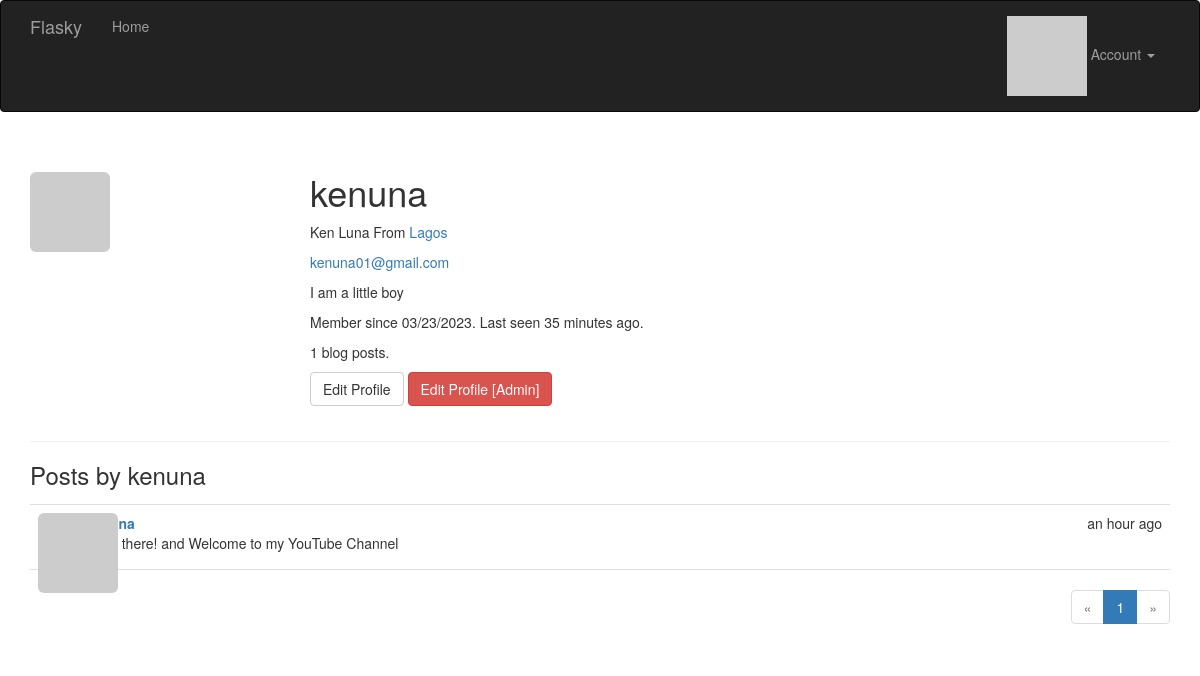
/user/kenuna (signed in), run on an earlier commit of the app's database.
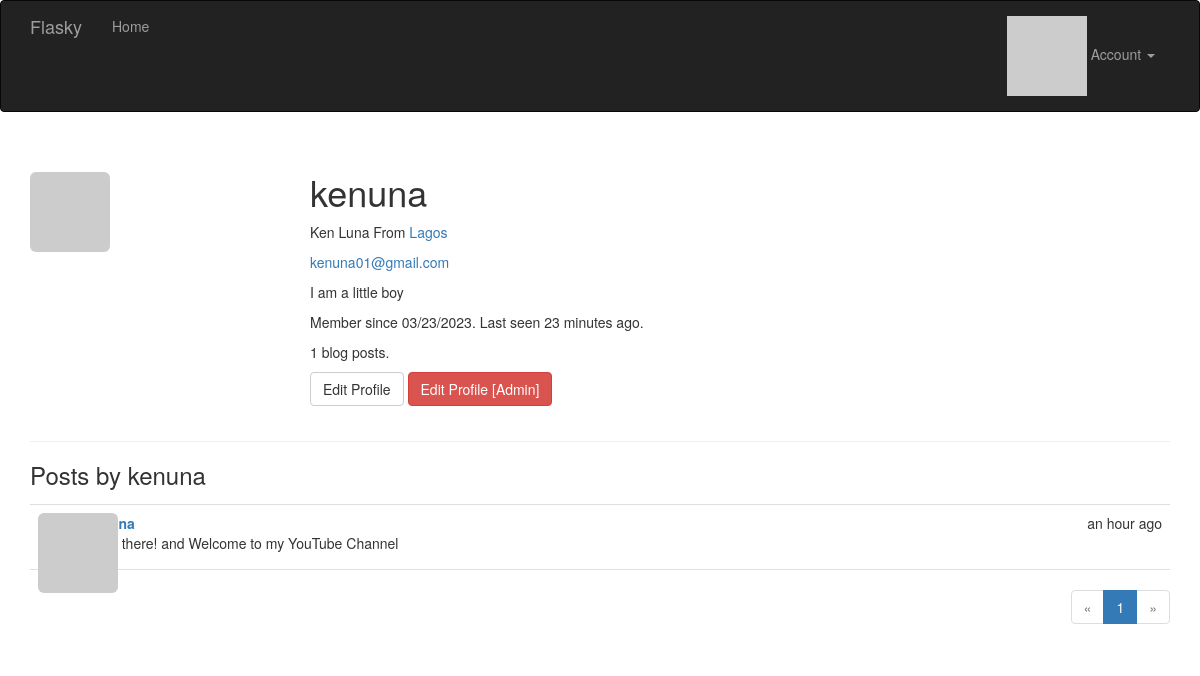
And on a later commit of the database.
### app/models.py (models this page shows, shortened)
class User(UserMixin, db.Model):
    __tablename__ = 'users'
    id = db.Column(db.Integer, primary_key=True)
    email = db.Column(db.String(64), unique=True, index=True)
    username = db.Column(db.String(64), unique=True, index=True)
    password_hash = db.Column(db.String(128))
    role_id = db.Column(db.Integer, db.ForeignKey('roles.id'))
    confirmed = db.Column(db.Boolean, default=False)
    name = db.Column(db.String(64))
    location = db.Column(db.String(64))
    about_me = db.Column(db.Text())
    member_since = db.Column(db.DateTime(), default=datetime.utcnow)
    last_seen = db.Column(db.DateTime(), default=datetime.utcnow)
    avatar_hash = db.Column(db.String(32))
    posts = db.relationship('Post', backref='author', lazy='dynamic')
    @property
    def password(self):
        raise AttributeError('password is not a readable attribute')
    def ping(self):
        self.last_seen = datetime.utcnow()
        db.session.add(self)
        db.session.commit()
    def can(self, perm):
        return self.role is not None and self.role.has_permission(perm)
    def is_administrator(self):
        return self.can(Permission.ADMIN)
    def gravatar(self, size=100, default='identicon', rating='g'):
        if request.is_secure:
            url = 'https://secure.gravatar.com/avatar'
        else:
            url = 'https://gravatar.com/avatar'
        hash = hashlib.md5(self.email.lower().encode('utf-8')).hexdigest()
        return '{url}/{hash}?s={size}&d={default}&r={rating}'.format(
            url=url, hash=hash, size=size, default=default, rating=rating)

class Post(db.Model):
    __tablename__ = 'posts'
    id = db.Column(db.Integer, primary_key=True)
    body = db.Column(db.Text)
    timestamp = db.Column(db.DateTime, index=True, default=datetime.utcnow)
    author_id = db.Column(db.Integer, db.ForeignKey('users.id'))

### app/main/views.py (the view)
@main.route('/user/<username>')
def user(username):
    user = User.query.filter_by(username=username).first_or_404()
    page = request.args.get('page', 1, type=int)
    pagination = user.posts.order_by(Post.timestamp.desc()).paginate(
        page=page, per_page=current_app.config['FLASKY_POSTS_PER_PAGE'],
        error_out=False)
    posts = pagination.items
    return render_template('user.html', user=user, posts=posts,
                           pagination=pagination)

### app/auth/views.py (called while the page is built)
@auth.before_app_request
def before_request():
    if current_user.is_authenticated:
        current_user.ping()
        if not current_user.confirmed \
                and request.endpoint \
                and request.blueprint != 'auth' \
                and request.endpoint != 'static':
            return redirect(url_for('auth.unconfirmed'))

### app/main/__init__.py (called while the page is built)
@main.app_context_processor
def inject_permissions():
    return dict(Permission=Permission)

### app/models.py (called while the page is built)
@login_manager.user_loader
def load_user(user_id):
    return User.query.get(int(user_id))

    def has_permission(self, perm):
        return self.permissions & perm == perm

### app/templates/user.html (shortened to what this page needs)
{% extends "base.html" %}
{% import "_macros.html" as macros %}
{% block page_content %}
<div class="page-header">
    <img class="img-rounded profile-thumbnail" src="{{ current_user.gravatar(size=256) }}">
    <div class="profile-header">
        <h1>{{ user.username }}</h1>
        {% if user.name or user.location %}
        <p>
            {% if user.name %}{{ user.name }}{% endif %}
            {% if user.location %}
                From <a href="http://maps.google.com/?q={{ user.location }}">
                    {{ user.location }}
                </a>
            {% endif %}
        </p>
        {% endif %}
        {% if current_user.is_administrator() %}
        <p><a href="mailto:{{ user.email }}">{{ user.email }}</a></p>
        {% endif %}
        {% if user.about_me %}<p>{{ user.about_me }}</p>{% endif %}
        <p>
            Member since {{ moment(user.member_since).format('L') }}.
            Last seen {{ moment(user.last_seen).fromNow() }}.
        </p>
        <p>{{ user.posts.count() }} blog posts.</p>
        <p>
        {% if user == current_user %}
        <a class="btn btn-default" href="{{ url_for('.edit_profile') }}">
            Edit Profile
        </a>
        {% endif %}
        {% if current_user.is_administrator() %}
        <a class="btn btn-danger"
            href="{{ url_for('.edit_profile_admin', id=user.id) }}">
            Edit Profile [Admin]
        </a>
        {% endif %}
        </p>
    </div>
</div>
<h3>Posts by {{ user.username }}</h3>
{% include '_posts.html' %}
{% if pagination %}
<div class="pagination">
    {{ macros.pagination_widget(pagination, '.user', username=user.username) }}
</div>
{% endif %}
{% endblock %}

### app/templates/base.html (shortened to what this page needs)
{% extends "bootstrap/base.html" %}
{% block head %}
{{ super() }}
<link rel="stylesheet" type="text/css" href="{{ url_for('static', filename='styles.css') }}">
{% endblock %}
{% block navbar %}
<div class="navbar navbar-inverse" role="navigation">
    <div class="container">
        <div class="navbar-header">
            <a class="navbar-brand" href="{{ url_for('main.index') }}">Flasky</a>
        </div>
        <div class="navbar-collapse collapse">
            <ul class="nav navbar-nav">
                <li><a href="{{ url_for('main.index') }}">Home</a></li>
            </ul>
            <ul class="nav navbar-nav navbar-right">
                {% if current_user.is_authenticated %}
                <li class="dropdown">
                    <a href="#" class="dropdown-toggle" data-toggle="dropdown">
                        <img src="{{ current_user.gravatar(size=18) }}">
                        Account <b class="caret"></b>
                    </a>
                </li>
                {% else %}
                <li><a href="{{ url_for('auth.login') }}">Log In</a></li>
                {% endif %}
            </ul>
        </div>
    </div>
</div>
{% endblock %}
{% block content %}
<div class="container">
    {% block page_content %}{% endblock %}
</div>
{% endblock %}

### app/templates/_macros.html
{% macro pagination_widget(pagination, endpoint) %}
<ul class="pagination">
    <li{% if not pagination.has_prev %} class="disabled"{% endif %}>
        <a href="{% if pagination.has_prev %}{{ url_for(endpoint, page=pagination.prev_num, **kwargs) }}{% else %}#{% endif %}">
            &laquo;
        </a>
    </li>
    {% for p in pagination.iter_pages() %}
        {% if p %}
            {% if p == pagination.page %}
            <li class="active">
                <a href="{{ url_for(endpoint, page = p, **kwargs) }}">{{ p }}</a>
            </li>
            {% else %}
            <li>
                <a href="{{ url_for(endpoint, page = p, **kwargs) }}">{{ p }}</a>
            </li>
            {% endif %}
        {% else %}
        <li class="disabled"><a href="#">&hellip;</a></li>
        {% endif %}
    {% endfor %}
    <li{% if not pagination.has_next %} class="disabled"{% endif %}>
        <a href="{% if pagination.has_next %}{{ url_for(endpoint, page=pagination.next_num, **kwargs) }}{% else %}#{% endif %}">
            &raquo;
        </a>
    </li>
</ul>
{% endmacro %}

### app/templates/_posts.html (shortened to what this page needs)
<ul class="posts">
    {% for post in posts %}
    <li class="post">
        <div class="post-thumbnail">
            <a href="{{ url_for('.user', username=post.author.username) }}">
                <img class="img-rounded profile-thumbnail"
                    src="{{ post.author.gravatar(size=40) }}">
            </a>
        </div>
        <div class="post-content">
            <div class="post-date">{{ moment(post.timestamp).fromNow() }}</div>
            <div class="post-author">
                <a href="{{ url_for('.user', username=post.author.username) }}">
                </a>
            </div>
            <div class="post-body">{{ post.body }}</div>
        </div>
    </li>
    {% endfor %}
</ul>

### app/static/styles.css (style rules this page uses)
.profile-thumbnail { position: absolute; }
.profile-header { min-height: 260px; margin-left: 280px; }
ul.posts { list-style-type: none; padding: 0px; margin: 16px 0px 0px 0px; border-top: 1px solid #e0e0e0; }
ul.posts li.post { padding: 8px; border-bottom: 1px solid #e0e0e0; }
div.post-date { float: right; }
div.post-author { font-weight: bold; }
div.post-thumbnail { position: absolute; }
div.post-content { margin-left: 48px; min-height: 48px; }
div.pagination { width: 100%; text-align: right; padding: 0px; margin: 0px; }

What changed in the data, as far as the page shows it:
changed User "kenuna": last_seen "35 minutes ago" → "23 minutes ago"
